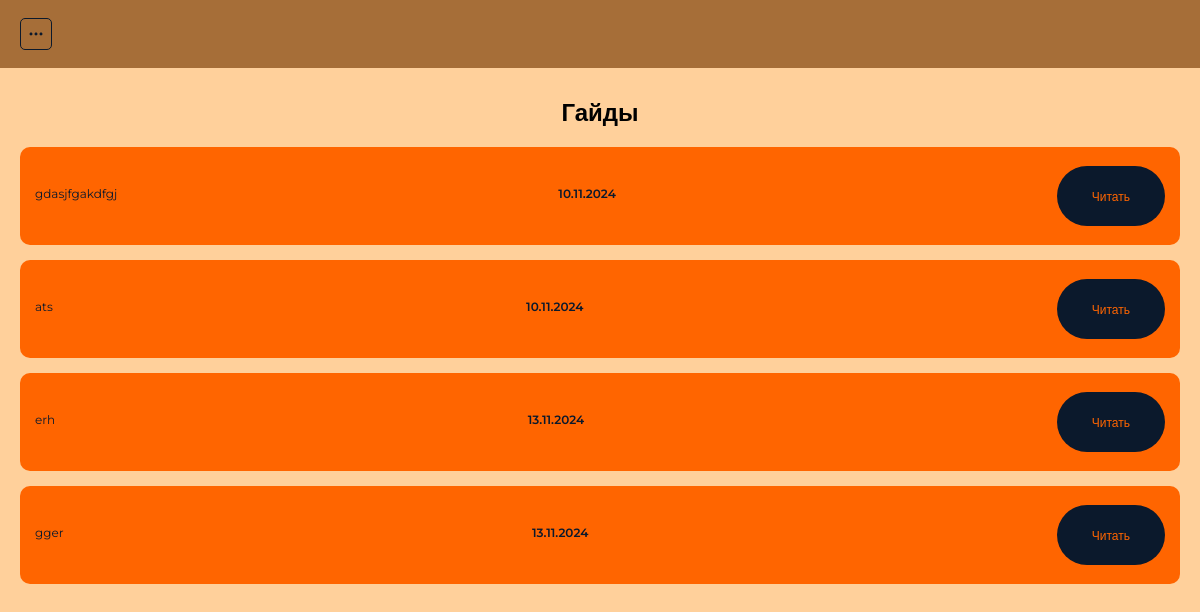
Screenshot of /guides/ (signed in) with the database file from the repository.
### startit_app/models.py (models this page shows, shortened)
class Guide(models.Model):
    title = models.CharField("Заголовок", max_length=255)
    description = models.TextField("Описание гайда")
    image = models.CharField("URL-фото", max_length=500)
    created_at = models.DateTimeField("Дата и время публикации", default=datetime.now)
    class Meta:
        verbose_name = "Гайд"
        verbose_name_plural = "Гайды"

### startit_app/views.py (the view)
# urls.py: path("guides/", views.guides_page, name="guides_page"),
def guides_page(request):
    guides  = Guide.objects.all()
    context={
        'guides': guides
    }
    return render(request,"./guides.html", context )

### startit_app/templates/guides.html (shortened to what this page needs)
{% extends 'base.html' %}
{% block content %}
{% if user.is_authenticated %}
<section class="jobs">
    <div class="container">
        <h2 class="title">Гайды</h2>
        <div class="jobs-list">
            {% for guide in guides %}
            <div class="jobs-card">
                <h3 class="jobs-card_title">{{ guide.title|truncatechars:30}}</h3>
                <h3 class="jobs-card_company">{{ guide.created_at|date:'d.m.Y' }}</h3>
                <a href="{% url 'guide_detail_page' pk=guide.pk %}" class="dark-button">Читать</a>
            </div>
            {% endfor %}
        </div>
    </div>
</section>
{% endif %}
{% endblock %}

### startit_app/static/css/style.css (style rules this page uses)
* { padding:0; margin:0; box-sizing: border-box; font-family: "Montserrat", sans-serif; }
:root { --light:#FFD09B; --brown:#A66E38; --dark:#0B192C; --blue:#1E3E62; --orange:#FF6500; --input:#f0b986; }
.container { margin-left: 20px; margin-right: 20px; }
.title { display: flex; justify-content: center; }
.categories, .jobs, .job-detail, .auth { padding: 30px 0; }
.categories-list, .jobs-list { margin: 20px 0; }
.jobs-card { background-color: var(--orange); padding: 15px; border-radius: 10px; margin-bottom: 15px; display: flex; justify-content: space-between; align-items: center; }
.jobs-card_title, .jobs-card_company { color: var(--dark); font-size: 12px; margin-bottom: 5px; }
.jobs-card_title { font-weight: 400; }
.jobs-card_company { font-weight: 600; }
.dark-button, .button-success { cursor: pointer; height: 60px; font-size: 12px; text-decoration: none; display: inline-block; margin: 4px 0; background-color: var(--dark); color: var(--orange); padding: 10px 35px; border-radius: 30px; border: none; display: flex; align-items: center; }

### rows the page displays
Guide: title "gdasjfgakdfgj", created_at "10.11.2024"
Guide: title "ats", created_at "10.11.2024"
Guide: title "erh", created_at "13.11.2024"
Guide: title "gger", created_at "13.11.2024"
